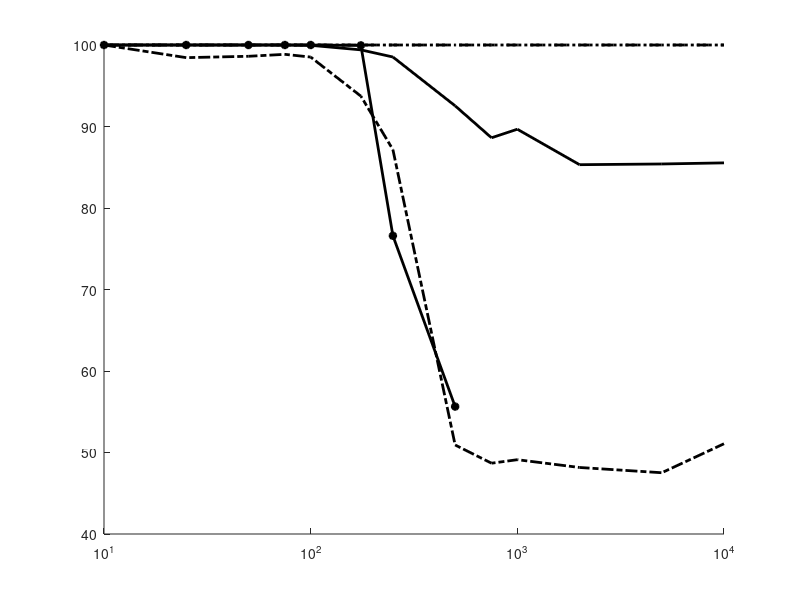

This chart was generated by the following MATLAB code: (Note: this script raises an error after producing the figure.)
clear;
clc;
close all;

TP = [10, 25, 50, 75, 100, ...
    175, 250, 500, 750, 1000, ...
    2000, 5000, 10000];

%%%%%%%%%%%%%%%%%%%%%%%%%%%%%%%%%%%%%%%%%%%%%%%%%%%%%%%%%%%%%%%%%%%%%%%%%%
% Latencies 1 REPL
CvRDTy1 = [73.283018, 73.025698, 71.9514768, 72.8064388, 71.652766, ...
    72.128209, 71.6808584, 72.281974, 72.52434, 73.454389, ...
    74.340933, 74.5164, 73.66112];
CvRDTn1 = [72.422152, 71.9853502, 72.5746132, 71.5144532, 73.3734178, ...
    71.650058, 74.4605778, 76.5811312, 82.790108, 86.5519312, ...
    85.8828398, 81.901679, 83.0491408];
CmRDTo1 = [83.040554, 82.1283464, 78.476636, 77.504514, 78.783752, ...
    983.543778, 1173.79113, 2925.917868, 3492.92714, 3350.99348, ...
    5113.13206, 5416.37756, 6398.09332];
Mongo1 = [132.730564, 131.0871, 133.004558, 134.132684, 135.391816, ...
    136.78463, 145.671216, 145.417334, 152.153396, 232.855928, ...
    341.802792, 224.81828, 246.587318];

% Consistencies 1 REPL
% CmRDTo1C is 100
Mongo1C = [100, 99.522675, 98.8544164, 99.4749416, 99.1408092, ...
    97.016706, 91.026252, 80.7637238, 78.520288, 68.8782812, ...
    67.613364, 67.995224, 67.4224332];

% Merge Time 1 REPL
CvRDTy1M = [6.43263094, 6.6270395, 6.98984324, 6.8931048, 6.87015582, ...
    7.80677928, 8.3114355, 8.9518782, 8.23229006, 9.28432224, ...
    8.5454572, 9.7524682, 9.1516675];
CvRDTn1M = [5.04100562, 6.04584734, 6.37939818, 5.72144978, 6.3836108, ...
    5.0880505, 5.38710072, 5.94505996, 6.24669658, 5.04580412, ...
    5.07303074, 4.96453326, 4.91414096];

%%%%%%%%%%%%%%%%%%%%%%%%%%%%%%%%%%%%%%%%%%%%%%%%%%%%%%%%%%%%%%%%%%%%%%%%%%
% Latencies 3 REPL
Zero3 = [320.21886, 319.030872, 318.148158, 317.930926, 318.374684, ...
    320.979948, 319.866648, 323.675518, 322.287316, 320.392268, ...
    320.464632, 320.805788, 323.002684];
CvRDTy3 = [111.8655688, 111.995843, 111.47861, 112.6526322, 111.786433, ...
    113.1825888, 112.82668, 113.713297, 113.6419856, 114.3651478, ...
    113.598076, 115.563524, 117.4310088];
CvRDTn3 = [112.90413, 113.1503836, 115.0672832, 116.2146288, 116.679562, ...
    114.6906168, 116.1433198, 125.956126, 140.56459, 152.907822, ...
    174.363636, 176.796434, 192.852944];
CmRDTo3 = [325.68871, 329.170378, 326.057822, 325.832348, 325.665002, ...
    765.017688, 2364.235, 4421.8129]; % 8
Mongo3 = [133.204698, 133.27441, 135.13132, 137.534004, 140.330406, ...
    153.902632, 250.89568, 820.102022, 1009.11816, 1086.8314, ...
    1079.91862, 1094.00758, 1092.16256];

% Consistencies 3 REPL
Zero3C = [100, 100, 100, 100, 99.960224, ...
    99.403344, 98.5282402, 92.5377872, 88.615751, 89.665873, ...
    85.3142412, 85.4017508, 85.536993];
CmRDTo3C = [100, 100, 100, 100, 100, ...
    99.952266, 76.5956894, 55.63699]; % 8
Mongo3C = [100, 98.4486862, 98.61575, 98.8544032, 98.5202852, ...
    93.7231518, 87.1599032, 50.92481825, 48.6873504, 49.1169436, ...
    48.1622906, 47.5179004, 51.0739852];

% Merge Time 3 REPL
CvRDTy3M = [10.04562553, 11.95016483, 12.90061223, 13.64244213, 13.8473838, ...
    15.28866253, 14.639018, 13.9061978, 14.5212318, 14.27013453, ...
    14.10117407, 14.72363583, 14.69385047];
CvRDTn3M = [8.393267133, 8.693889867, 8.7968597, 7.306878353, 8.844309133, ...
    8.711620567, 8.959048867, 7.87535058, 8.386577733, 8.549704, ...
    9.046204567, 9.043847667, 9.000981933];

% Merge Time vs Time Interval
t = [100, 250, 500, 1000, 2500, 5000]; % 6
CvRDTy3T = [7.183149707, 7.447596347, 8.269783513, ...
    9.2851406, 14.69385047, 22.5235036];
CvRDTn3T = [13.8849832, 12.19698067, 12.46759167, ...
    9.186621747, 9.000981933, 15.62558857];

% CmRDTC Data
len = [3, 5, 10, 20]; %4
CmRDTc3 = [334.01643, 328.751978, 325.745858, 321.567975];
CmRDTc3C = [87.199684, 68.9896568, 68.8941908, 76.84964];

%%%%%%%%%%%%%%%%%%%%%%%%%%%%%%%%%%%%%%%%%%%%%%%%%%%%%%%%%%%%%%%%%%%%%%%%%%
% Latencies 5 REPL
CvRDTy5 = [141.377166, 140.817112, 140.63087, 140.811062, 140.806196, ...
    142.404218, 141.18949, 140.114192, 140.92358, 141.141076, ...
    142.108062, 142.063178, 139.6221];
CvRDTn5 = [141.156054, 140.90718, 140.580364, 140.501184, 140.371468, ...
    141.6674, 142.617074, 139.601298, 141.751744, 142.747344, ...
    141.77003, 141.201768, 141.521452];
CmRDTo5 = [418.67653, 415.001318, 418.205392, 419.324172, 419.75382, ...
    618.527528, 1293.33905]; % 7
Mongo5 = [135.092612, 137.426366, 139.222746, 143.652476, 152.013216, ...
    551.118458, 945.759546, 1171.33482, 1354.55334, 1425.78806, ...
    1399.95932, 1410.2058, 1403.24758];

% Consistencies 5 REPL
CmRDTo5C = [100, 100, 100, 100, 100, ...
    98.8496422, 87.2613365]; % 7
Mongo5C = [100, 96.92124, 98.329354, 97.446299, 96.1097868, ...
    89.260144, 53.8186166, 50.978519, 54.319808, 47.4701668, ...
    47.1837728, 47.494034, 46.3961816];

% Merge Time 5 REPL
CvRDTy5M = [10.44394, 13.24342, 14.80766, 14.96406, 15.0841, ...
    16.14114, 15.65872, 16.48828, 15.50448, 15.5364, ...
    16.1991, 15.94276, 14.95592];
CvRDTn5M = [15.48804, 14.62952, 13.45808, 14.206, 13.09858, ...
    13.88382, 12.77862, 13.97944, 11.98632, 13.21756, ...
    13.6516, 13.99104, 13.30088];

%%%%%%%%%%%%%%%%%%%%%%%%%%%%%%%%%%%%%%%%%%%%%%%%%%%%%%%%%%%%%%%%%%%%%%%%%%
% Latencies 7 REPL
CvRDTy7 = [133.713744, 133.458478, 133.679048, 134.239998, 133.910282, ...
    135.10474, 138.24995, 138.738564, 136.927152, 138.16984, ...
    137.555964, 135.405558, 135.42901];
CvRDTn7 = [133.636574, 133.35293, 133.499372, 134.015976, 133.946262, ...
    136.27055, 134.983114, 135.923326, 137.896014, 137.534592, ...
    137.465664, 138.327644, 141.977404];
CmRDTo7 = [397.07769, 395.608152, 397.082162, 398.524788, 443.885216, ...
    705.39441]; % 6
Mongo7 = [137.385114, 140.770206, 152.464934, 243.374288, 621.316898, ...
    1318.3461, 1464.58082, 1712.0592, 1895.23052, 1904.7983, ...
    1939.2516, 1914.82458, 1939.72538];

% Consistencies 7 REPL
CmRDTo7C = [100, 100, 100, 100, 100, ...
    96.106376]; % 6
Mongo7C = [100, 96.968968, 97.947492, 95.489262, 93.174228, ...
    49.856801, 58.544151, 48.5441564, 48.4725556, 47.7804308, ...
    50.6443918, 49.021477, 50.6921236];

% Merge Time 7 REPL
CvRDTy7M = [11.79804, 13.12444, 14.03222, 14.81464, 15.82536, ...
    16.03296, 16.3881, 15.89998, 15.82394, 15.4892, ...
    15.4037, 16.29988, 15.64554];
CvRDTn7M = [17.6702, 15.14638, 14.88958, 14.06956, 13.96534, ...
    12.161, 10.8672, 13.2498, 12.56872, 13.0205, ...
    13.31316, 13.61364, 13.358575];

%%%%%%%%%%%%%%%%%%%%%%%%%%%%%%%%%%%%%%%%%%%%%%%%%%%%%%%%%%%%%%%%%%%%%%%%%%
% Latencies 10 REPL
CvRDTy10 = [141.74215, 141.53881, 142.158208, 143.218392, 142.316296, ...
    144.690614, 145.056054, 145.690672, 143.709034, 149.959364, ...
    149.301394, 155.318976, 148.350938];
CvRDTn10 = [141.856542, 141.851572, 141.938012, 142.658326, 143.408502, ...
    144.186282, 144.555324, 144.33353, 147.111588, 145.734894, ...
    147.137052, 145.54994, 144.655102];
CmRDTo10 = [423.481292, 428.222374, 458.987706, 506.133076, 896.011982]; % 5
Mongo10 = [140.685846, 151.556158, 254.703088, 937.44281, 1137.10558, ...
    1565.03932, 1630.86094, 1883.94526, 1943.52302, 1990.87586, ...
    2010.35572, 2035.81298, 1998.40994];

% Consistencies 10 REPL
CmRDTo10C = [100, 100, 100, 100, 99.085918]; % 5
Mongo10C = [100, 97.112171, 96.348451, 45.4892578, 49.474939, ...
    55.4176604, 54.3914118, 53.484486, 54.9164688, 53.317422, ...
    51.622913, 51.4558466, 51.0978512];

% Merge Time 10 REPL
CvRDTy10M = [11.91838, 14.4731, 15.69548, 16.08572, 17.33598, ...
    17.21606, 17.95744, 18.51842, 17.77532, 17.88498, ...
    18.34452, 17.38704, 18.55124];
CvRDTn10M = [21.80304, 19.44788, 18.68148, 19.76542, 17.2081, ...
    15.93718, 16.20748, 18.04442, 16.71072, 15.90812, ...
    17.44472, 17.09554, 15.61974];

% No Delay
NDDelta = [15347988, 6183219, 3215375, 2156089, 1708046, ...
    943460, 801503, 460752, 329917, 313804, ...
    174890, 172910, 172897]; % Based on MongoDB
MongoND = [1975.55608, 29.3794724]; % Lat, C
MongoNDDelta = [2995, 1998, 5994, 7995, 10991];
CvRDTyND = [182.987728, 18.31812, 48.2816224]; % Lat, Merge, C
CvRDTnND = [179.077932, 16.80458, 52.3627686];
CvRDTnNDDelta = [999, 4996, 11992, 999, 998, ...
    999, 1998, 998, 4996, 999, ...
    1999, 4998, 999, 999, 0, ...
    999, 999, 998, 1001, 999, ...
    999, 1000, 1000, 998, 998] ; % Plus 5 zeros

%%%%%%%%%%%%%%%%%%%%%%%%%%%%%%%%%%%%%%%%%%%%%%%%%%%%%%%%%%%%%%%%%%%%%%%%%%

i = 0;

% TP vs Lat 3 Repl
% i = 7;
if i == 7
    figure
    axes('XScale', 'log', 'YScale', 'log')
    hold on
    plot(TP, Zero3, 'k-', 'LineWidth', 2)
    plot(TP, CvRDTy3, 'k--', 'LineWidth', 2)
    plot(TP, CvRDTn3, 'k:', 'LineWidth', 2)
    plot(TP(1:8), CmRDTo3(1:8), 'k-*', 'LineWidth', 2)
    plot(TP, Mongo3, 'k-.', 'LineWidth', 2)
    axis([10 10000 100 1000])
    yticks([100 250 500 1000])
    ax = gca;
    ax.FontSize = 14; 
    xlabel('Throughput (ops/s)','FontSize',14)
    ylabel('Latency (ms)','FontSize',14)
    legend('Zero','CvRDT-GC','CvRDT','CmRDT-O','MongoDB',...
        'Location','NorthEast','FontSize',12)
    grid on
end

% TP vs Consistency 3 Repl
i = 8;
if i == 8
    figure
    axes('XScale', 'log', 'YScale', 'linear')
    hold on
    plot(TP, Zero3C, 'k-', 'LineWidth', 2)
    plot(TP, 100*ones(1,13), 'k--', 'LineWidth', 2)
    plot(TP, 100*ones(1,13), 'k:', 'LineWidth', 2)
    plot(TP(1:8), CmRDTo3C(1:8), 'k-*', 'LineWidth', 2)
    plot(TP, Mongo3C, 'k-.', 'LineWidth', 2)
    ax = gca;
    ax.FontSize = 14; 
    xlabel('Throughput (ops/s)','FontSize',14)
    ylabel('Consistency (%)','FontSize',14)
    legend('Zero','CvRDT-GC','CvRDT','CmRDT-O','MongoDB',...
        'Location','Best','FontSize',12)
    grid on
end

% TimeInt vs MergeTime CvRDT
% i = 9;
if i == 9
    figure
    hold on
    plot(t, CvRDTy3T, 'k-', 'LineWidth', 2)
    plot(t, CvRDTn3T, 'k--', 'LineWidth', 2)
    axis([0 5000 5 25])
    ax = gca;
    ax.FontSize = 14; 
    xlabel('Time between State Exchanges (ms)','FontSize',14)
    ylabel('Merge Time (ms)','FontSize',14)
    legend('CvRDT-GC','CvRDT',...
        'Location','NorthWest','FontSize',12)
    grid on
end

% Scalability CvRDT-GC
% i = 10;
if i == 10
    figure
    axes('XScale', 'log', 'YScale', 'linear')
    hold on
    plot(TP, CvRDTy1, 'k-', 'LineWidth', 2)
    plot(TP, CvRDTy3, 'k--', 'LineWidth', 2)
    plot(TP, CvRDTy5, 'k:', 'LineWidth', 2)
    plot(TP, CvRDTy7, 'k-*', 'LineWidth', 2)
    plot(TP, CvRDTy10, 'k-.', 'LineWidth', 2)
    axis([10 10000 50 200])
    ax = gca;
    ax.FontSize = 14; 
    xlabel('Throughput (ops/s)','FontSize',14)
    ylabel('Latency (ms)','FontSize',14)
    legend('1 Repl','3 Repl','5 Repl','7 Repl','10 Repl',...
        'Location','North','NumColumns',3,'FontSize',12)
    grid on
end

% Scalability CvRDT (no GC) ?
% i = 11;
if i == 11
    figure
    axes('XScale', 'log', 'YScale', 'linear')
    hold on
    plot(TP, CvRDTn1, 'k-', 'LineWidth', 2)
    plot(TP, CvRDTn3, 'k--', 'LineWidth', 2)
    plot(TP, CvRDTn5, 'k:', 'LineWidth', 2)
    plot(TP, CvRDTn7, 'k-*', 'LineWidth', 2)
    plot(TP, CvRDTn10, 'k-.', 'LineWidth', 2)
    axis([10 10000 50 220])
    ax = gca;
    ax.FontSize = 14; 
    xlabel('Throughput (ops/s)','FontSize',14)
    ylabel('Latency (ms)','FontSize',14)
    legend('1 Repl','3 Repl','5 Repl','7 Repl','10 Repl',...
        'Location','North','NumColumns',3,'FontSize',12)
    grid on
end

% Scalability CmRDT
% i = 12;
if i == 12
    figure
    hold on
    plot(TP(1:8), CmRDTo1(1:8), 'k-', 'LineWidth', 2)
    plot(TP(1:8), CmRDTo3, 'k--', 'LineWidth', 2)
    plot(TP(1:7), CmRDTo5, 'k:', 'LineWidth', 2)
    plot(TP(1:6), CmRDTo7, 'k-*', 'LineWidth', 2)
    plot(TP(1:5), CmRDTo10, 'k-.', 'LineWidth', 2)
    axis([10 200 0 700])
    ax = gca;
    ax.FontSize = 14; 
    xlabel('Throughput (ops/s)','FontSize',14)
    ylabel('Latency (ms)','FontSize',14)
    legend('1 Repl','3 Repl','5 Repl','7 Repl','10 Repl',...
        'Location','Best','FontSize',12)
    grid on
end

% Scalability Mongo
% i = 13;
if i == 13
    figure
    axes('XScale', 'log', 'YScale', 'linear')
    hold on
    plot(TP, Mongo1, 'k-', 'LineWidth', 2)
    plot(TP, Mongo3, 'k--', 'LineWidth', 2)
    plot(TP, Mongo5, 'k:', 'LineWidth', 2)
    plot(TP, Mongo7, 'k-*', 'LineWidth', 2)
    plot(TP, Mongo10, 'k-.', 'LineWidth', 2)
    ax = gca;
    ax.FontSize = 14; 
    xlabel('Throughput (ops/s)','FontSize',14)
    ylabel('Latency (ms)','FontSize',14)
    legend('1 Repl','3 Repl','5 Repl','7 Repl','10 Repl',...
        'Location','Best','FontSize',12)
    grid on
end
